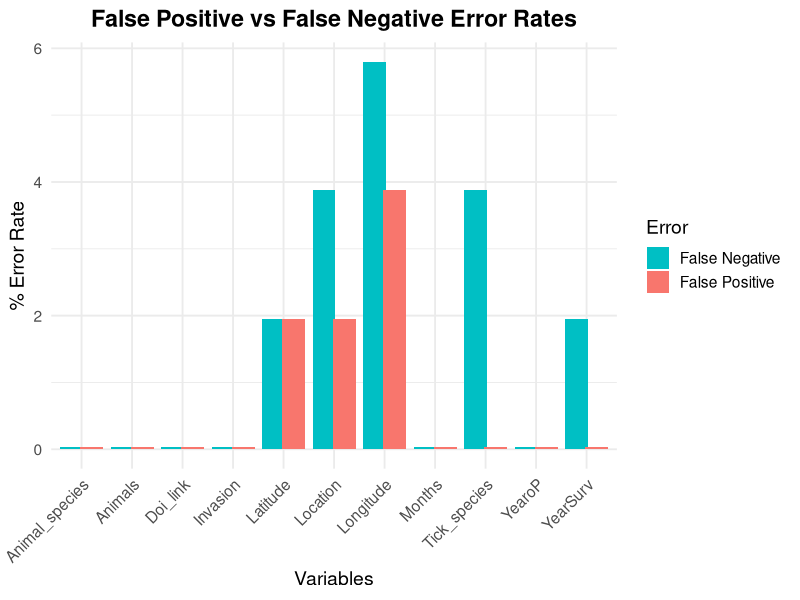

Generate this figure with R:
library(tidyverse)
library(readxl)


ai = read_excel("Data/test_ai_avihub.xlsx") %>% 
  rename(Error = "Error",
         YearoP= "Year of Pub",
         YearSurv = "Year of survey",
         Months = "Month(s)",
         Doi_link =  "DOI/Link",
         Location = "Location Name",
         Invasion = "Flagged Invasion?")

errorRate = ai %>% 
  group_by(Error) %>% 
  summarise(YearoP = 100 * sum(YearoP)/length(YearoP),
            YearSurv = 100 * sum(YearSurv)/length(YearSurv),
            Months = 100 * sum(Months)/length(Months),
            Doi_link = 100 * sum(Doi_link)/length(Doi_link),
            Location = 100 * sum(Location)/length(Location),
            Longitude = 100 * sum(Longitude)/length(Longitude),
            Latitude = 100 * sum(Latitude)/length(Latitude),
            Animals = 100 * sum(Animals)/length(Animals),
            Animal_species= 100 * sum(Animal_species)/length(Animal_species),
            Tick_species= 100 * sum(Tick_species)/length(Tick_species),
            Invasion = 100 * sum(Invasion, na.rm = TRUE)/ length(na.omit(Invasion))
            )


errorRate %>% 
  pivot_longer(col = -c("Error"),
               names_to = "Variables",
               values_to = "Error_rate") %>% 
ggplot( aes(x = Variables, y = Error_rate + 0.03, fill = Error)) +
  geom_bar(stat = "identity", position = position_dodge(width = 0.8)) +
  labs(
    title = "False Positive vs False Negative Error Rates",
    x = "Variables",
    y = "% Error Rate"
  ) +
  scale_fill_manual(values = c("False Positive" = "#F8766D", 
                               "False Negative" = "#00BFC4")) +
  theme_minimal(base_size = 14) +
  theme(
    axis.text.x = element_text(angle = 45, hjust = 1),
    plot.title = element_text(face = "bold", hjust = 0.5))



